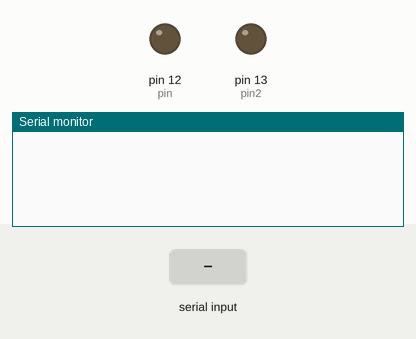
Simulated run of this sketch. Board: Arduino Uno, built with avr-gcc and run on an emulated ATmega328P. Parts: output pins drawn as LEDs (lit = HIGH), the last lines printed to the serial monitor. Inputs (shaded band) come from the test bench.

Above: at 1.2 s.
1.3 s: "ON1\n" received over the second serial link
At 2.7 s:
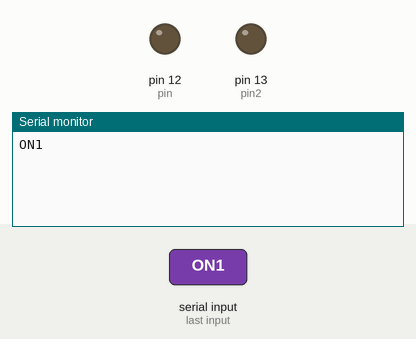
3.8 s: "OFF1\n" received over the second serial link
At 5.8 s:
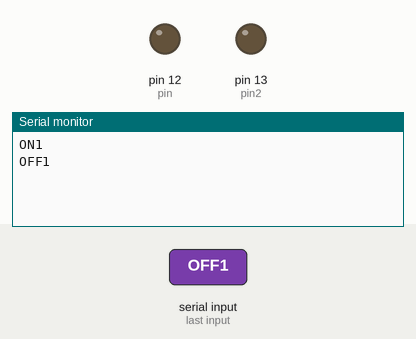

The sketch:

ledpart-uno.ino
```cpp
#include <SoftwareSerial.h>

const int pin = 12;
const int pin2 = 13;
const int pin3 = 11;
const int pin4 = 10;
SoftwareSerial esp(7,6);

void setup() {
Serial.begin(9600);
esp.begin(9600);
pinMode(pin,OUTPUT);
pinMode(pin2,OUTPUT);
}

void loop() {

String line = esp.readStringUntil('\r');
Serial.print(line);
delay(10);
if(line=="ON1"){
  digitalWrite(pin, HIGH);
}
else if(line=="OFF1"){
  digitalWrite(pin, LOW);
}
else if(line=="ON0"){
  digitalWrite(pin2, HIGH);
}
else if(line=="OFF0"){
  digitalWrite(pin2,LOW);
}
else if(line=="ON2"){
  digitalWrite(pin3, HIGH);
}
else if(line=="OFF2"){
  digitalWrite(pin3,LOW);
}
else if(line=="ON3"){
  digitalWrite(pin4, HIGH);
}
else if(line=="OFF3"){
  digitalWrite(pin4,LOW);
}
}
```

Measured:
- after the input at 1.3 s, the serial monitor: prints a new line after 1.0 s (image 1)
- after the input at 3.8 s, the serial monitor: prints a new line after 1.0 s (image 2)
